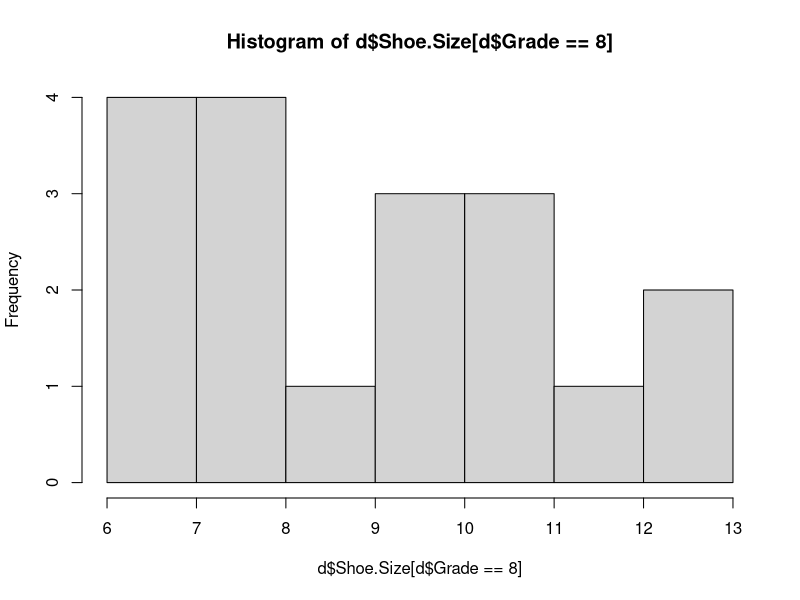
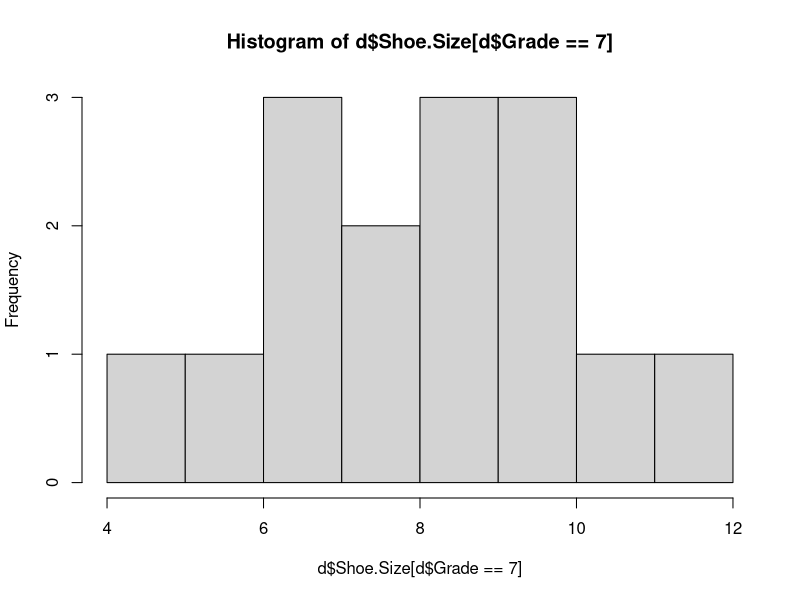

Write R code to recreate these figures, in order.
# Set Working Directory

# Read Data
d <- read.csv('class_data.csv')
d <- d[complete.cases(d),]
write.csv(d, 'class_data_complete.csv')

# Explore
mean(d$Shoe.Size[d$Grade == 8])
mean(d$Shoe.Size[d$Grade == 7])

quantile(d$Shoe.Size[d$Grade == 8], 0.5)
quantile(d$Shoe.Size[d$Grade == 7], 0.5)

hist(d$Shoe.Size[d$Grade == 8])
hist(d$Shoe.Size[d$Grade == 7])
